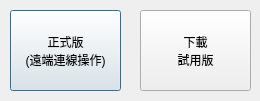
<?xml version="1.0" encoding="UTF-8"?>
<ui version="4.0">
 <class>selectorDiag</class>
 <widget class="QDialog" name="selectorDiag">
  <property name="geometry">
   <rect>
    <x>0</x>
    <y>0</y>
    <width>260</width>
    <height>101</height>
   </rect>
  </property>
  <property name="minimumSize">
   <size>
    <width>260</width>
    <height>101</height>
   </size>
  </property>
  <property name="maximumSize">
   <size>
    <width>260</width>
    <height>101</height>
   </size>
  </property>
  <property name="windowTitle">
   <string>Dialog</string>
  </property>
  <widget class="QPushButton" name="lauchOfficial">
   <property name="geometry">
    <rect>
     <x>10</x>
     <y>10</y>
     <width>111</width>
     <height>81</height>
    </rect>
   </property>
   <property name="toolTip">
    <string>遠端連線使用正式版(限水利署網域)</string>
   </property>
   <property name="text">
    <string>正式版
(遠端連線操作)</string>
   </property>
  </widget>
  <widget class="QPushButton" name="getTestVer">
   <property name="geometry">
    <rect>
     <x>140</x>
     <y>10</y>
     <width>111</width>
     <height>81</height>
    </rect>
   </property>
   <property name="toolTip">
    <string>下載試用版軟體</string>
   </property>
   <property name="text">
    <string>下載
試用版</string>
   </property>
  </widget>
 </widget>
 <resources/>
 <connections/>
</ui>
